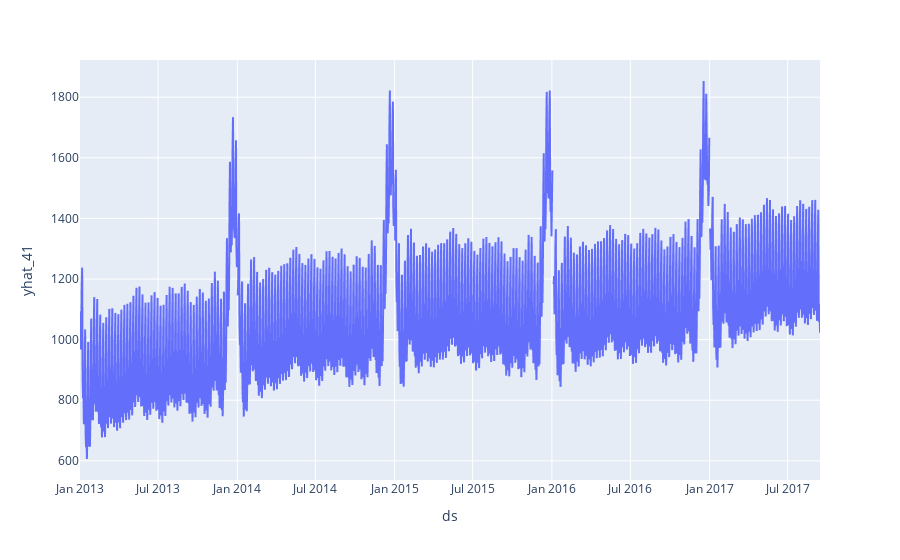

This figure's notebook cell:
### Code cell
import plotly.express as px
from scipy.signal import savgol_filter
fig = px.line(final, x='ds', y='yhat_41')
fig.show()

### Figure 1 — Plotly figure (JSON) as saved in the notebook; plotly's stock layout.template omitted (floating-point values rounded to 4 significant figures; data arrays with more than 128 entries replaced by an {"elided": "..."} marker saying what was removed)
{"data": [{"hovertemplate": "ds=%{x}<br>yhat_41=%{y}<extra></extra>", "legendgroup": "", "line": {"color": "#636efa", "dash": "solid"}, "mode": "lines", "name": "", "showlegend": false, "type": "scattergl", "x": {"elided": "1712 str values"}, "xaxis": "x", "y": {"elided": "1712 float values"}, "yaxis": "y"}], "layout": {"legend": {"tracegroupgap": 0}, "margin": {"t": 60}, "xaxis": {"anchor": "y", "domain": [0, 1], "title": {"text": "ds"}}, "yaxis": {"anchor": "x", "domain": [0, 1], "title": {"text": "yhat_41"}}}}
